Frame 1 (no input): blank canvas, image omitted
Frame 60 (no input): blank canvas, image omitted
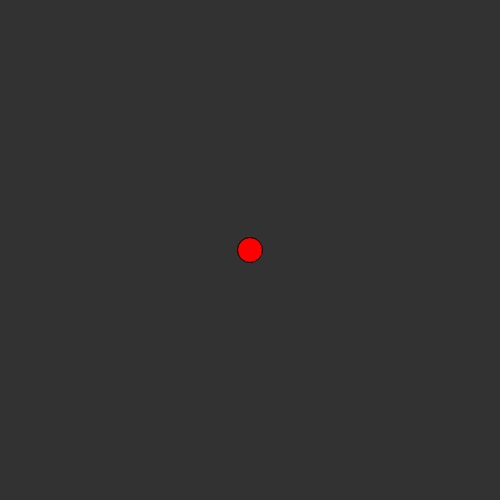
Frame 120 (the mouse pressed at the canvas centre since frame 60)

The p5.js sketch whose frames 1 and 60 were blank and that drew this single picture after the mouse press (run headless with seeded random() and noise() and a simulated clock; from frame 60 on, the mouse is pressed at the canvas centre):

// p5.js sketch
// ── sketch.js
let List = [];

function setup() {
  createCanvas(500, 500);
}

function draw() {
  background(50);
  for (var i = 0; i < List.length; i++) {
    List[i].show();
  }
}

function mousePressed() {
  console.log("Item made");
  List.push(new Item(mouseX,mouseY,25));

}
function mouseDragged() {
  console.log("Item made");
  List.push(new Item(mouseX,mouseY,25));
}

// ── Item.js
function Item(x,y,r) {
this.x = x;
this.y = y;
this.r = r;
this.col = color(255,0,0);
  this.show = function() {
    fill(this.col);
    circle(this.x, this.y, this.r);
  }

}
